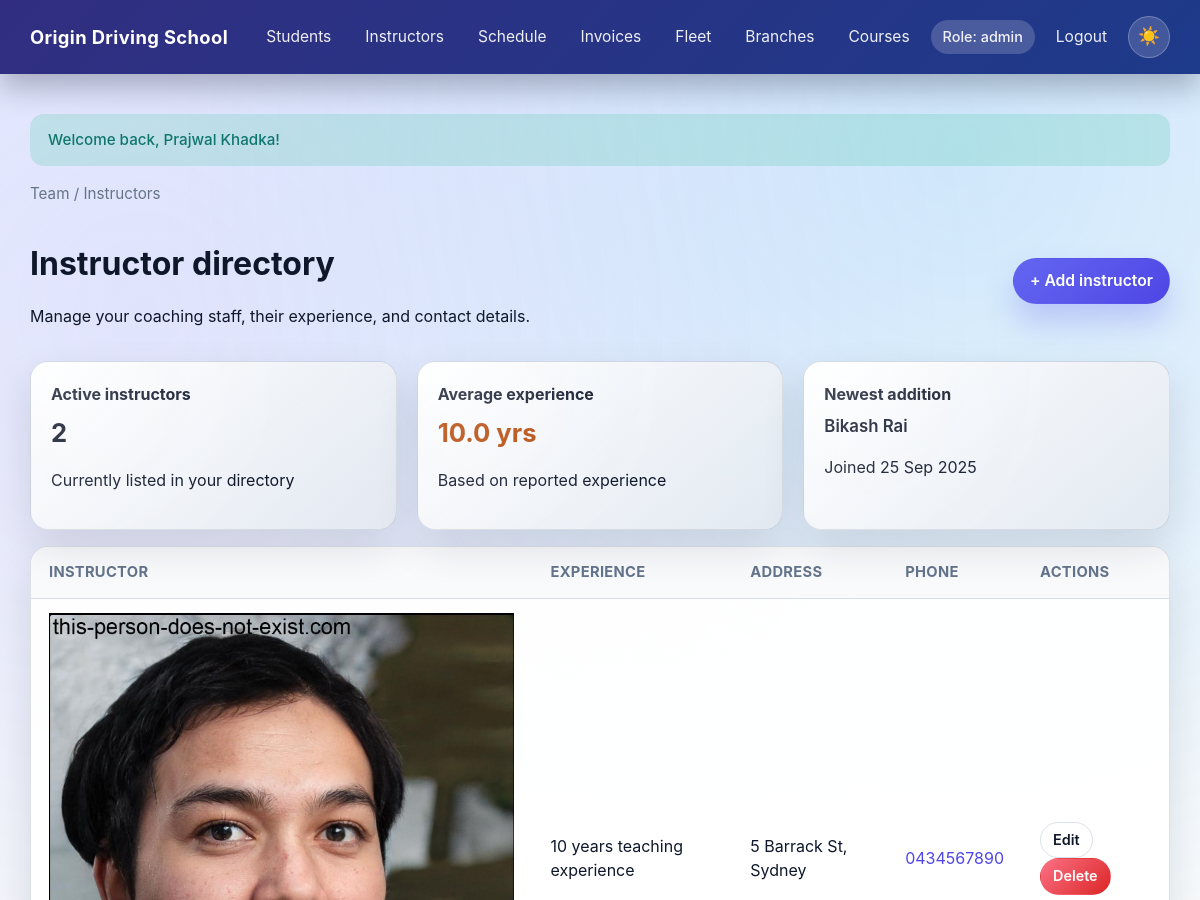
Page /index.php?url=instructor/index (signed in, upper part) on the earlier database version.
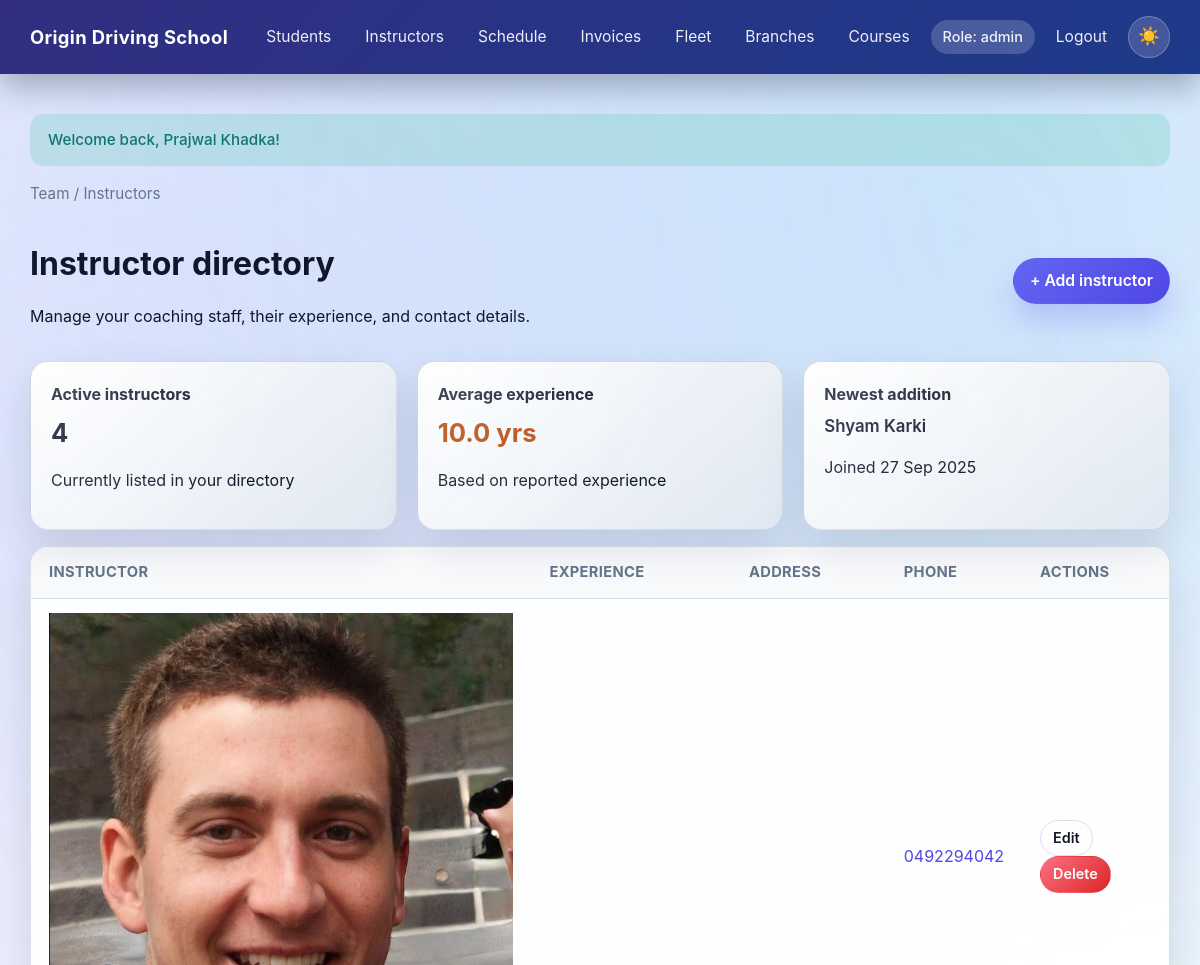
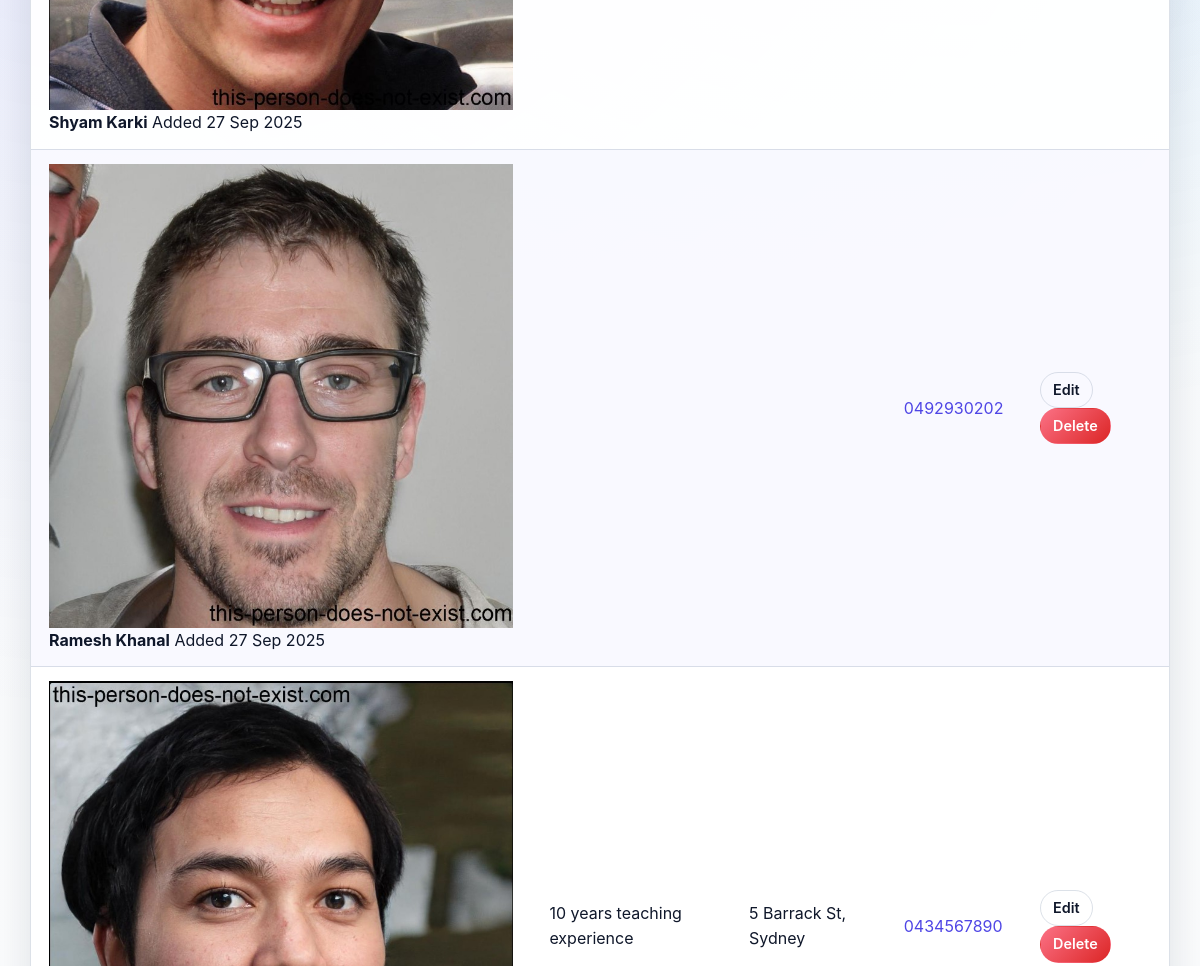
Same page on the later database version (2 pictures, top to bottom).
### tables this page shows
CREATE TABLE `instructors` (
  `id` int(11) NOT NULL,
  `user_id` int(11) DEFAULT NULL,
  `name` varchar(100) NOT NULL,
  `experience` text DEFAULT NULL,
  `address` varchar(255) DEFAULT NULL,
  `phone` varchar(50) DEFAULT NULL,
  `photo` varchar(255) DEFAULT NULL,
  `availability` longtext DEFAULT NULL CHECK (json_valid(`availability`)),
  `created_at` timestamp NOT NULL DEFAULT current_timestamp(),
  `updated_at` timestamp NOT NULL DEFAULT current_timestamp() ON UPDATE current_timestamp()
);

CREATE TABLE `users` (
  `id` int(11) NOT NULL,
  `branch_id` int(11) DEFAULT NULL,
  `first_name` varchar(50) NOT NULL,
  `last_name` varchar(50) NOT NULL,
  `email` varchar(100) NOT NULL,
  `password` varchar(255) NOT NULL,
  `phone` varchar(20) DEFAULT NULL,
  `role` enum('admin','staff','instructor','student') NOT NULL,
  `created_at` timestamp NOT NULL DEFAULT current_timestamp(),
  `updated_at` timestamp NOT NULL DEFAULT current_timestamp() ON UPDATE current_timestamp()
);

### core/Controller.php (called while the page is built, shortened)
<?php
class Controller {
  public function __construct() {
    global $pdo;
    $this->db = $pdo;
  }
  protected function view(string $view, array $data = []): void {
    extract($data, EXTR_SKIP);
    $path = "../views/$view.php";
    require "../views/layouts/header.php";
    require $path;
  }
}

### controllers/InstructorController.php (called while the page is built, shortened)
<?php
class InstructorController extends Controller {
  public function index() {
    $sql = "SELECT u.id,
                   u.first_name,
                   u.last_name,
                   CONCAT(u.first_name, ' ', u.last_name) AS full_name,
                   u.email,
                   u.phone,
                   i.experience,
                   i.address,
                   i.photo,
                   i.created_at
            FROM users u
            LEFT JOIN instructors i ON u.id = i.user_id
            WHERE u.role='instructor'
            ORDER BY u.created_at DESC";
    $stmt = $this->db->query($sql);
    $rows = $stmt->fetchAll(PDO::FETCH_ASSOC);
    $this->view('instructor/index', ['instructors' => $rows]);
  }
}

### core/Router.php (called while the page is built, shortened)
<?php
class Router {
  public static function route(array $parts): void {
    $method     = $parts[1] ?? 'index';
    $params     = array_slice($parts, 2);
    $instance = new $controller();
    call_user_func_array([$instance, $method], $params);
  }
}

### core/App.php (called while the page is built, shortened)
<?php
class App {
  public function __construct() {
    $url = $this->parseUrl();
    Router::route($url);
  }
  private function parseUrl(): array {
    $raw = $_GET['url'] ?? $_POST['url'] ?? '';
    $u = rtrim($raw, '/');
    $u = filter_var($u, FILTER_SANITIZE_URL);
    return explode('/', $u);
  }
}

### public/index.php (called while the page is built, shortened)
<?php
require_once __DIR__ . '/../core/App.php';
require_once __DIR__ . '/../core/Router.php';
require_once __DIR__ . '/../core/Controller.php';
$app = new App();

### views/instructor/index.php (the view, shortened to what the changed rows need)
<?php
$instructors = $instructors ?? [];
$currentRole = $_SESSION['role'] ?? null;
$isAdmin = $currentRole === 'admin';
if ($isAdmin) {
  $totalInstructors = count($instructors);
  $experienceYears = [];
  foreach ($instructors as $row) {
    if (!empty($row['experience']) && preg_match('/([0-9]+(?:\.[0-9]+)?)/', (string)$row['experience'], $matches)) {
      $experienceYears[] = (float)$matches[1];
    }
  }
  $avgExperience = null;
  if (!empty($experienceYears)) {
    $avgExperience = array_sum($experienceYears) / count($experienceYears);
  }
  $recentHire = $instructors[0] ?? null;
  $recentHireDate = null;
  if ($recentHire && !empty($recentHire['created_at'])) {
    $timestamp = strtotime($recentHire['created_at']);
    if ($timestamp) {
      $recentHireDate = date('d M Y', $timestamp);
    }
  }
}
?>
<?php if ($isAdmin): ?>
  <div class="mb-3" style="display:flex; justify-content:space-between; align-items:center; flex-wrap:wrap; gap:12px;">
    <div>
      <h1 class="mb-1">Instructor directory</h1>
    </div>
  </div>
  <?php if ($totalInstructors === 0): ?>
    <div class="card empty-state-card">
      <h3 class="mb-1">No instructors on file</h3>
      <p class="muted mb-0">Add your first instructor to begin building your training team roster.</p>
    </div>
  <?php else: ?>
    <div class="cards mb-3">
      <div class="card">
        <h4 class="mb-1">Active instructors</h4>
        <div style="font-size:1.6rem;font-weight:700;"><?= $totalInstructors; ?></div>
        <p class="muted mb-0">Currently listed in your directory</p>
      </div>
      <div class="card">
        <h4 class="mb-1">Average experience</h4>
        <div style="font-size:1.6rem;font-weight:700; color:#b54708;">
          <?= $avgExperience !== null ? number_format($avgExperience, 1) . ' yrs' : '—'; ?>
        </div>
        <p class="muted mb-0">Based on reported experience</p>
      </div>
      <div class="card">
        <h4 class="mb-1">Newest addition</h4>
        <?php if ($recentHire): ?>
          <?php $recentName = $recentHire['full_name'] ?? $recentHire['name'] ?? '—'; ?>
          <div style="font-size:1.05rem;font-weight:600;">
            <?= htmlspecialchars($recentName); ?>
          </div>
          <p class="muted mb-0">
            <?= $recentHireDate ? 'Joined ' . htmlspecialchars($recentHireDate) : 'Recently added to your roster'; ?>
          </p>
        <?php else: ?>
          <p class="muted mb-0">Roster information will appear here</p>
        <?php endif; ?>
      </div>
    </div>
    <div class="table-wrapper">
      <table class="table">
        <thead>
          <tr>
            <th>Instructor</th>
            <th>Experience</th>
            <th>Address</th>
            <th>Phone</th>
            <th class="right">Actions</th>
          </tr>
        </thead>
        <tbody>
        <?php foreach ($instructors as $inst): ?>
          <?php
            $instructorId = (int)($inst['id'] ?? 0);
            $displayName = $inst['full_name'] ?? $inst['name'] ?? 'Unnamed';
            $photoSrc = "assets/images/instructors/{$instructorId}.jpg";
            $searchIndex = strtolower(trim(implode(' ', array_filter([
              $displayName,
              $inst['experience'] ?? '',
              $inst['address'] ?? '',
              $inst['phone'] ?? '',
            ]))));
            $createdLabel = null;
            if (!empty($inst['created_at']) && ($time = strtotime($inst['created_at']))) {
              $createdLabel = 'Added ' . date('d M Y', $time);
            }
          ?>
          <tr data-instructor-row data-search="<?= htmlspecialchars($searchIndex); ?>">
            <td>
              <div class="stack">
                <img class="avatar" src="<?= htmlspecialchars($photoSrc); ?>" alt="<?= htmlspecialchars($displayName); ?>">
                <div class="stacked">
                  <strong><?= htmlspecialchars($displayName); ?></strong>
                  <?php if ($createdLabel): ?>
                    <span class="muted text-sm"><?= htmlspecialchars($createdLabel); ?></span>
                  <?php endif; ?>
                </div>
              </div>
            </td>
            <td><?= htmlspecialchars($inst['experience'] ?? '—'); ?></td>
            <td><div><?= htmlspecialchars($inst['address'] ?? '—'); ?></div></td>
            <td>
              <?php if (!empty($inst['phone'])): ?>
                <a href="tel:<?= htmlspecialchars(preg_replace('/[^0-9+]/', '', $inst['phone'])); ?>"><?= htmlspecialchars($inst['phone']); ?></a>
              <?php else: ?>
                <span class="muted">—</span>
              <?php endif; ?>
            </td>
            <td class="right actions">
              <a class="btn small outline" href="index.php?url=instructor/edit/<?= (int)$inst['id']; ?>">Edit</a>
              <a class="btn small danger" href="index.php?url=instructor/destroy/<?= (int)$inst['id']; ?>" onclick="return confirm('Delete this instructor?');">Delete</a>
            </td>
          </tr>
        <?php endforeach; ?>
        </tbody>
      </table>
    </div>
  <?php endif; ?>
<?php endif; ?>

Differences in the rows shown:
added instructors: created_at "27 Sep 2025", shows a picture, displayName "Shyam Karki", created_at "Added 27 Sep 2025", user.phone "0492294042"
added instructors: shows a picture, displayName "Ramesh Khanal", created_at "Added 27 Sep 2025", user.phone "0492930202"
Other differences:
$totalInstructors: "2" → "4"
$recentName: "Bikash Rai" → "Shyam Karki"
$recentHireDate: "25 Sep 2025" → "27 Sep 2025"
